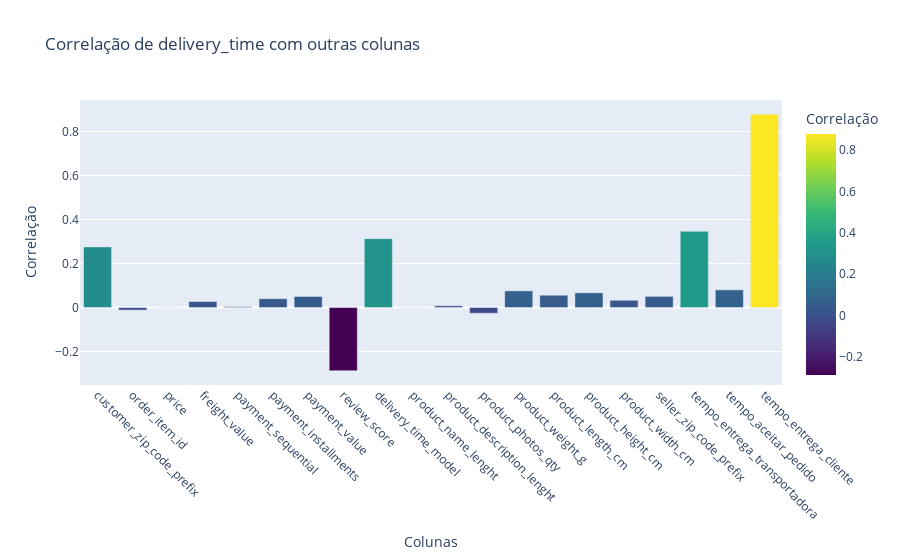

Notebook code cell kept with this figure:
### Markdown cell above
#### Analisando mais especificamente as correlações com a coluna delivery time

### Code cell
# Calcular a correlação da coluna 'delivery_time' com todas as outras
correlacao_delivery_time = dfNumerico.corr()['delivery_time'].drop('delivery_time')

# Criar um DataFrame a partir da Série de correlação
correlacao_df = correlacao_delivery_time.reset_index()
correlacao_df.columns = ['Colunas', 'Correlação']

# Plotando gráfico de barras
fig = px.bar(correlacao_df, x='Colunas', y='Correlação', title='Correlação de delivery_time com outras colunas',
             labels={'Colunas': 'Colunas', 'Correlação': 'Correlação'},
             color='Correlação', color_continuous_scale=px.colors.sequential.Viridis)

# Rotação das etiquetas do eixo x
fig.update_xaxes(tickangle=45)

fig.show()

### Figure 1 — Plotly figure (JSON) as saved in the notebook; plotly's stock layout.template omitted (floating-point values rounded to 4 significant figures)
{"data": [{"alignmentgroup": "True", "hovertemplate": "Colunas=%{x}<br>Correlação=%{marker.color}<extra></extra>", "legendgroup": "", "marker": {"color": [0.2758, -0.01163, -0.000241, 0.02742, 0.003775, 0.04017, 0.05033, -0.2873, 0.3132, -0.0001965, 0.008092, -0.02597, 0.07585, 0.05611, 0.06708, 0.03309, 0.05089, 0.3466, 0.08055, 0.8787], "coloraxis": "coloraxis", "pattern": {"shape": ""}}, "name": "", "offsetgroup": "", "orientation": "v", "showlegend": false, "textposition": "auto", "type": "bar", "x": ["customer_zip_code_prefix", "order_item_id", "price", "freight_value", "payment_sequential", "payment_installments", "payment_value", "review_score", "delivery_time_model", "product_name_lenght", "product_description_lenght", "product_photos_qty", "product_weight_g", "product_length_cm", "product_height_cm", "product_width_cm", "seller_zip_code_prefix", "tempo_entrega_transportadora", "tempo_aceitar_pedido", "tempo_entrega_cliente"], "xaxis": "x", "y": [0.2758, -0.01163, -0.000241, 0.02742, 0.003775, 0.04017, 0.05033, -0.2873, 0.3132, -0.0001965, 0.008092, -0.02597, 0.07585, 0.05611, 0.06708, 0.03309, 0.05089, 0.3466, 0.08055, 0.8787], "yaxis": "y"}], "layout": {"barmode": "relative", "coloraxis": {"colorbar": {"title": {"text": "Correlação"}}, "colorscale": [[0, "#440154"], [0.1111, "#482878"], [0.2222, "#3e4989"], [0.3333, "#31688e"], [0.4444, "#26828e"], [0.5556, "#1f9e89"], [0.6667, "#35b779"], [0.7778, "#6ece58"], [0.8889, "#b5de2b"], [1, "#fde725"]]}, "legend": {"tracegroupgap": 0}, "title": {"text": "Correlação de delivery_time com outras colunas"}, "xaxis": {"anchor": "y", "domain": [0, 1], "tickangle": 45, "title": {"text": "Colunas"}}, "yaxis": {"anchor": "x", "domain": [0, 1], "title": {"text": "Correlação"}}}}
